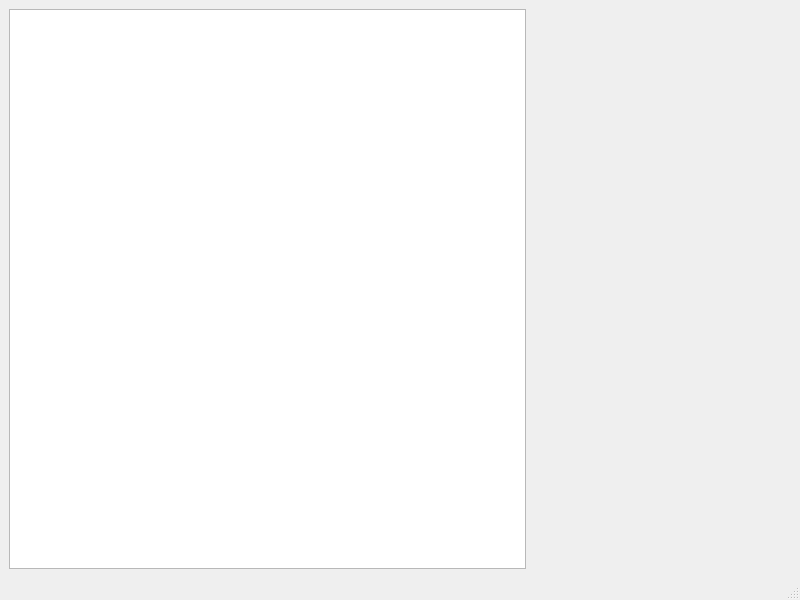
<?xml version="1.0" encoding="UTF-8"?>
<ui version="4.0">
 <class>MainWindow</class>
 <widget class="QMainWindow" name="MainWindow">
  <property name="geometry">
   <rect>
    <x>0</x>
    <y>0</y>
    <width>800</width>
    <height>600</height>
   </rect>
  </property>
  <property name="windowTitle">
   <string>MainWindow</string>
  </property>
  <widget class="QWidget" name="centralwidget">
   <layout class="QHBoxLayout" name="horizontalLayout" stretch="2,1">
    <item>
     <widget class="rp::CommandTreeView" name="treeView"/>
    </item>
    <item>
     <widget class="rp::CommandEditorPanel" name="stackedWidget"/>
    </item>
   </layout>
  </widget>
  <widget class="QMenuBar" name="menubar">
   <property name="geometry">
    <rect>
     <x>0</x>
     <y>0</y>
     <width>800</width>
     <height>21</height>
    </rect>
   </property>
  </widget>
  <widget class="QStatusBar" name="statusbar"/>
 </widget>
 <customwidgets>
  <customwidget>
   <class>rp::CommandTreeView</class>
   <extends>QTreeView</extends>
   <header location="global">widget/commandtreeview.h</header>
  </customwidget>
  <customwidget>
   <class>rp::CommandEditorPanel</class>
   <extends>QStackedWidget</extends>
   <header location="global">widget/commandeditorpanel.h</header>
   <container>1</container>
  </customwidget>
 </customwidgets>
 <resources/>
 <connections/>
</ui>
